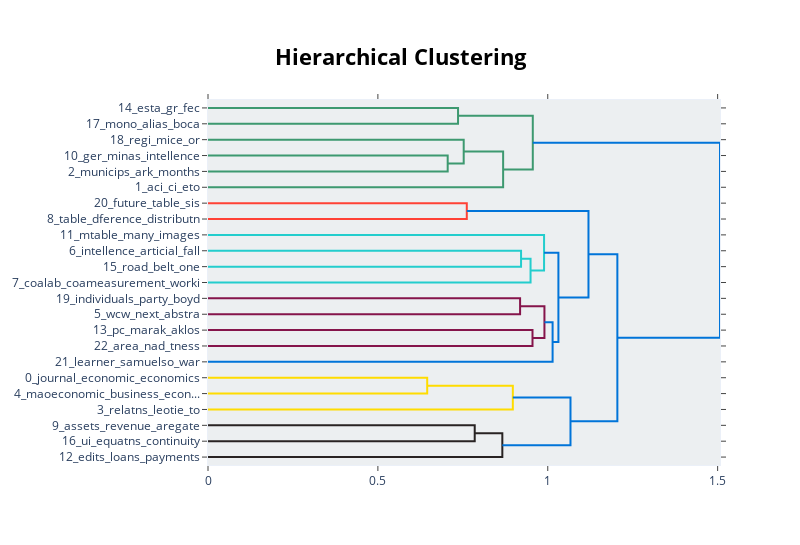

Notebook code for this chart:
### Code cell
model.visualize_hierarchy(top_n_topics=50, width=800)

### Figure 1 — Plotly figure (JSON) as saved in the notebook; plotly's stock layout.template omitted (floating-point values rounded to 4 significant figures)
{"data": [{"hoverinfo": "text", "marker": {"color": "rgb(61,153,112)"}, "mode": "lines", "type": "scatter", "x": [0, 0.7359, 0.7359, 0], "xaxis": "x", "y": [-5, -5, -15, -15], "yaxis": "y"}, {"hoverinfo": "text", "marker": {"color": "rgb(61,153,112)"}, "mode": "lines", "type": "scatter", "x": [0, 0.7055, 0.7055, 0], "xaxis": "x", "y": [-35, -35, -45, -45], "yaxis": "y"}, {"hoverinfo": "text", "marker": {"color": "rgb(61,153,112)"}, "mode": "lines", "type": "scatter", "x": [0, 0.7526, 0.7526, 0.7055], "xaxis": "x", "y": [-25, -25, -40, -40], "yaxis": "y"}, {"hoverinfo": "text", "marker": {"color": "rgb(61,153,112)"}, "mode": "lines", "type": "scatter", "x": [0.7526, 0.8687, 0.8687, 0], "xaxis": "x", "y": [-32.5, -32.5, -55, -55], "yaxis": "y"}, {"hoverinfo": "text", "marker": {"color": "rgb(61,153,112)"}, "mode": "lines", "type": "scatter", "x": [0.7359, 0.956, 0.956, 0.8687], "xaxis": "x", "y": [-10, -10, -43.75, -43.75], "yaxis": "y"}, {"hoverinfo": "text", "marker": {"color": "rgb(255,65,54)"}, "mode": "lines", "type": "scatter", "x": [0, 0.7617, 0.7617, 0], "xaxis": "x", "y": [-65, -65, -75, -75], "yaxis": "y"}, {"hoverinfo": "text", "marker": {"color": "rgb(35,205,205)"}, "mode": "lines", "type": "scatter", "x": [0, 0.9214, 0.9214, 0], "xaxis": "x", "y": [-95, -95, -105, -105], "yaxis": "y"}, {"hoverinfo": "text", "marker": {"color": "rgb(35,205,205)"}, "mode": "lines", "type": "scatter", "x": [0.9214, 0.9494, 0.9494, 0], "xaxis": "x", "y": [-100, -100, -115, -115], "yaxis": "y"}, {"hoverinfo": "text", "marker": {"color": "rgb(35,205,205)"}, "mode": "lines", "type": "scatter", "x": [0, 0.9891, 0.9891, 0.9494], "xaxis": "x", "y": [-85, -85, -107.5, -107.5], "yaxis": "y"}, {"hoverinfo": "text", "marker": {"color": "rgb(133,20,75)"}, "mode": "lines", "type": "scatter", "x": [0, 0.9186, 0.9186, 0], "xaxis": "x", "y": [-125, -125, -135, -135], "yaxis": "y"}, {"hoverinfo": "text", "marker": {"color": "rgb(133,20,75)"}, "mode": "lines", "type": "scatter", "x": [0, 0.9551, 0.9551, 0], "xaxis": "x", "y": [-145, -145, -155, -155], "yaxis": "y"}, {"hoverinfo": "text", "marker": {"color": "rgb(133,20,75)"}, "mode": "lines", "type": "scatter", "x": [0.9186, 0.9903, 0.9903, 0.9551], "xaxis": "x", "y": [-130, -130, -150, -150], "yaxis": "y"}, {"hoverinfo": "text", "marker": {"color": "rgb(0,116,217)"}, "mode": "lines", "type": "scatter", "x": [0.9903, 1.014, 1.014, 0], "xaxis": "x", "y": [-140, -140, -165, -165], "yaxis": "y"}, {"hoverinfo": "text", "marker": {"color": "rgb(0,116,217)"}, "mode": "lines", "type": "scatter", "x": [0.9891, 1.031, 1.031, 1.014], "xaxis": "x", "y": [-96.25, -96.25, -152.5, -152.5], "yaxis": "y"}, {"hoverinfo": "text", "marker": {"color": "rgb(0,116,217)"}, "mode": "lines", "type": "scatter", "x": [0.7617, 1.12, 1.12, 1.031], "xaxis": "x", "y": [-70, -70, -124.4, -124.4], "yaxis": "y"}, {"hoverinfo": "text", "marker": {"color": "rgb(255,220,0)"}, "mode": "lines", "type": "scatter", "x": [0, 0.6452, 0.6452, 0], "xaxis": "x", "y": [-175, -175, -185, -185], "yaxis": "y"}, {"hoverinfo": "text", "marker": {"color": "rgb(255,220,0)"}, "mode": "lines", "type": "scatter", "x": [0.6452, 0.8972, 0.8972, 0], "xaxis": "x", "y": [-180, -180, -195, -195], "yaxis": "y"}, {"hoverinfo": "text", "marker": {"color": "rgb(40,35,35)"}, "mode": "lines", "type": "scatter", "x": [0, 0.785, 0.785, 0], "xaxis": "x", "y": [-205, -205, -215, -215], "yaxis": "y"}, {"hoverinfo": "text", "marker": {"color": "rgb(40,35,35)"}, "mode": "lines", "type": "scatter", "x": [0.785, 0.8663, 0.8663, 0], "xaxis": "x", "y": [-210, -210, -225, -225], "yaxis": "y"}, {"hoverinfo": "text", "marker": {"color": "rgb(0,116,217)"}, "mode": "lines", "type": "scatter", "x": [0.8972, 1.067, 1.067, 0.8663], "xaxis": "x", "y": [-187.5, -187.5, -217.5, -217.5], "yaxis": "y"}, {"hoverinfo": "text", "marker": {"color": "rgb(0,116,217)"}, "mode": "lines", "type": "scatter", "x": [1.12, 1.205, 1.205, 1.067], "xaxis": "x", "y": [-97.19, -97.19, -202.5, -202.5], "yaxis": "y"}, {"hoverinfo": "text", "marker": {"color": "rgb(0,116,217)"}, "mode": "lines", "type": "scatter", "x": [0.956, 1.507, 1.507, 1.205], "xaxis": "x", "y": [-26.88, -26.88, -149.8, -149.8], "yaxis": "y"}], "layout": {"autosize": false, "height": 545, "hoverlabel": {"bgcolor": "white", "font": {"family": "Rockwell", "size": 16}}, "hovermode": "closest", "plot_bgcolor": "#ECEFF1", "showlegend": false, "title": {"font": {"color": "Black", "size": 22}, "text": "<b>Hierarchical Clustering</b>", "x": 0.5, "xanchor": "center", "yanchor": "top"}, "width": 800, "xaxis": {"mirror": "allticks", "rangemode": "tozero", "showgrid": false, "showline": true, "showticklabels": true, "ticks": "outside", "type": "linear", "zeroline": false}, "yaxis": {"mirror": "allticks", "range": [-230, 0], "rangemode": "tozero", "showgrid": false, "showline": true, "showticklabels": true, "tickmode": "array", "ticks": "outside", "ticktext": ["14_esta_gr_fec", "17_mono_alias_boca", "18_regi_mice_or", "10_ger_minas_intellence", "2_municips_ark_months", "1_aci_ci_eto", "20_future_table_sis", "8_table_dference_distributn", "11_mtable_many_images", "6_intellence_articial_fall", "15_road_belt_one", "7_coalab_coameasurement_worki", "19_individuals_party_boyd", "5_wcw_next_abstra", "13_pc_marak_aklos", "22_area_nad_tness", "21_learner_samuelso_war", "0_journal_economic_economics", "4_maoeconomic_business_econ...", "3_relatns_leotie_to", "9_assets_revenue_aregate", "16_ui_equatns_continuity", "12_edits_loans_payments"], "tickvals": [-5, -15, -25, -35, -45, -55, -65, -75, -85, -95, -105, -115, -125, -135, -145, -155, -165, -175, -185, -195, -205, -215, -225], "type": "linear", "zeroline": false}}}
